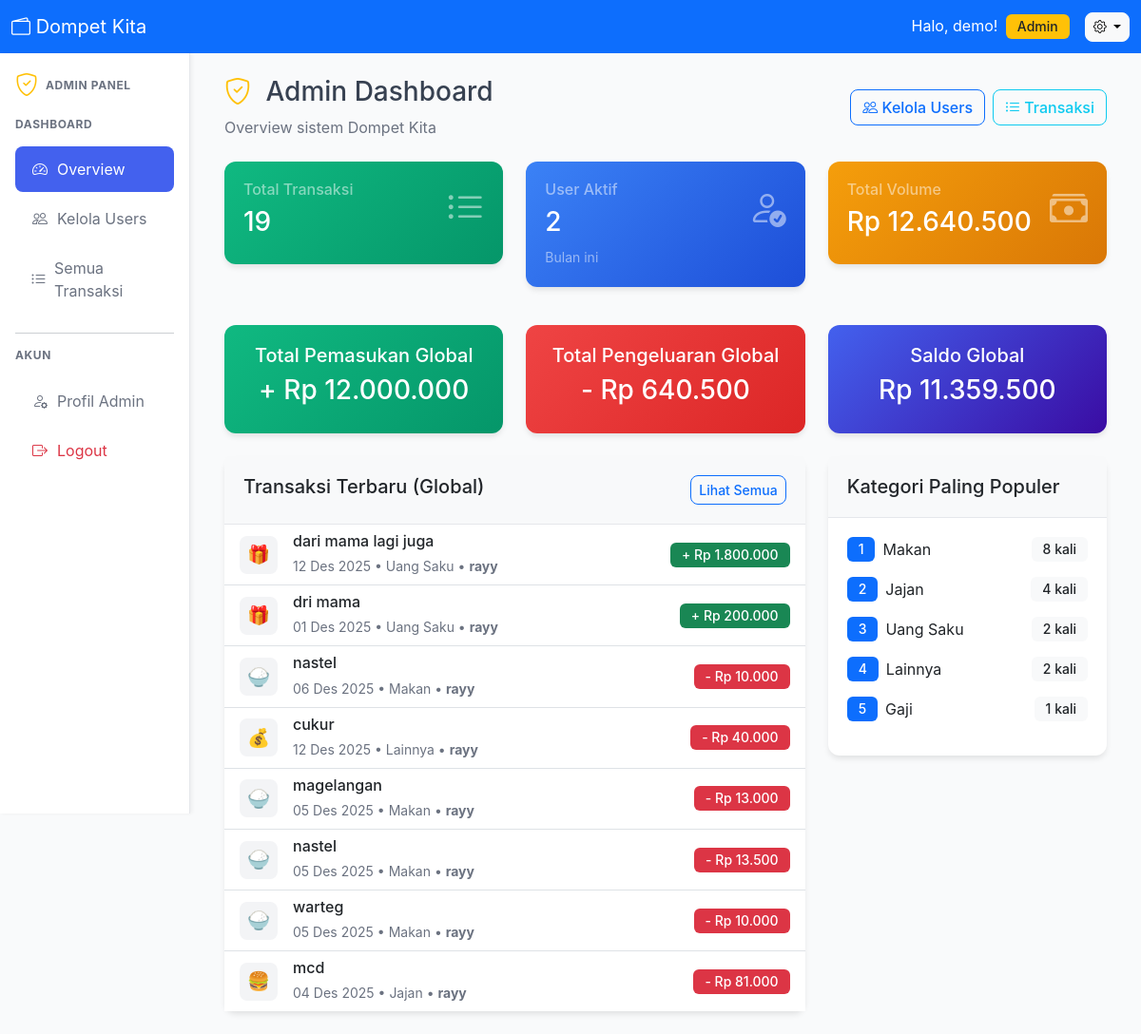
Page /admin/dashboard.php (signed in) on the committed database.
### tables this page shows
CREATE TABLE `transactions` (
  `id` int NOT NULL,
  `user_id` int NOT NULL,
  `category_id` int NOT NULL,
  `type` enum('income','expense') NOT NULL,
  `description` varchar(255) NOT NULL,
  `amount` decimal(15,2) NOT NULL,
  `date` date NOT NULL,
  `notes` text,
  `created_at` timestamp NULL DEFAULT CURRENT_TIMESTAMP,
  `updated_at` timestamp NULL DEFAULT CURRENT_TIMESTAMP ON UPDATE CURRENT_TIMESTAMP
);

CREATE TABLE `categories` (
  `id` int NOT NULL,
  `user_id` int DEFAULT NULL,
  `name` varchar(100) NOT NULL,
  `icon` varchar(10) DEFAULT 0xF09F92B0,
  `color` varchar(7) DEFAULT '#6b7280',
  `type` enum('income','expense') NOT NULL,
  `is_default` tinyint(1) DEFAULT '0',
  `created_at` timestamp NULL DEFAULT CURRENT_TIMESTAMP
);

CREATE TABLE `users` (
  `id` int NOT NULL,
  `username` varchar(50) NOT NULL,
  `name` varchar(100) NOT NULL,
  `email` varchar(100) NOT NULL,
  `password` varchar(255) NOT NULL,
  `role` enum('user','admin') DEFAULT 'user',
  `monthly_budget` decimal(15,2) DEFAULT '1500000.00',
  `created_at` timestamp NULL DEFAULT CURRENT_TIMESTAMP,
  `updated_at` timestamp NULL DEFAULT CURRENT_TIMESTAMP ON UPDATE CURRENT_TIMESTAMP
);

### crud/admin-crud.php (called while the page is built, shortened)
<?php
function getGlobalStats() {
    $db = getDB();
    $stats = [];
    $result = $db->query("SELECT COUNT(*) as count FROM users WHERE role = 'user'");
    $stats['total_users'] = $result->fetch_assoc()['count'];
    $result = $db->query("SELECT COUNT(*) as count FROM transactions");
    $stats['total_transactions'] = $result->fetch_assoc()['count'];
    $result = $db->query("SELECT COALESCE(SUM(amount), 0) as total FROM transactions WHERE type = 'income'");
    $stats['total_income'] = $result->fetch_assoc()['total'];
    $result = $db->query("SELECT COALESCE(SUM(amount), 0) as total FROM transactions WHERE type = 'expense'");
    $stats['total_expense'] = $result->fetch_assoc()['total'];
    $result = $db->query("
        SELECT COUNT(DISTINCT user_id) as count
        FROM transactions
        WHERE MONTH(created_at) = MONTH(CURRENT_DATE())
        AND YEAR(created_at) = YEAR(CURRENT_DATE())
    ");
    $stats['active_users'] = $result->fetch_assoc()['count'];
    $result = $db->query("
        SELECT c.name, COUNT(*) as usage_count
        FROM transactions t
        JOIN categories c ON t.category_id = c.id
        GROUP BY c.id, c.name
        ORDER BY usage_count DESC
        LIMIT 5
    ");
    $stats['popular_categories'] = $result->fetch_all(MYSQLI_ASSOC);
    return $stats;
}
function getRecentTransactionsGlobal($limit = 10) {
    $db = getDB();
    $stmt = $db->prepare("
        SELECT t.*, c.name as category_name, c.icon as category_icon, c.color as category_color,
               u.username
        FROM transactions t
        JOIN categories c ON t.category_id = c.id
        JOIN users u ON t.user_id = u.id
        ORDER BY t.created_at DESC
        LIMIT ?
    ");
    $stmt->bind_param("i", $limit);
    $stmt->execute();
    $result = $stmt->get_result();
    $transactions = [];
    while ($row = $result->fetch_assoc()) {
        $transactions[] = $row;
    }
    return $transactions;
}
?>

### config.php (called while the page is built, shortened)
<?php
function formatRupiah($angka) {
    return 'Rp ' . number_format($angka, 0, ',', '.');
}
function formatTanggal($tanggal) {
    $bulan = [
        '01' => 'Jan', '02' => 'Feb', '03' => 'Mar', '04' => 'Apr',
        '05' => 'Mei', '06' => 'Jun', '07' => 'Jul', '08' => 'Ags',
        '09' => 'Sep', '10' => 'Okt', '11' => 'Nov', '12' => 'Des'
    ];
    $tgl = date('d', strtotime($tanggal));
    $bln = $bulan[date('m', strtotime($tanggal))];
    $thn = date('Y', strtotime($tanggal));
    return "$tgl $bln $thn";
}
?>

### admin/dashboard.php (the view, shortened to what this page needs)
<?php
require_once '../config.php';
require_once '../crud/admin-crud.php';
$stats = getGlobalStats();
$recent_transactions = getRecentTransactionsGlobal(8);
include '../includes/header.php';
include '../includes/admin-sidebar.php';
?>
<div class="d-flex justify-content-between align-items-center mb-4">
    <div>
        <h1 class="h3">
            <i class="bi bi-shield-check text-warning me-2"></i>
            Admin Dashboard
        </h1>
        <p class="text-muted mb-0">Overview sistem Dompet Kita</p>
    </div>
    <div class="d-flex gap-2">
        <a href="users.php" class="btn btn-outline-primary">
            <i class="bi bi-people"></i> Kelola Users
        </a>
        <a href="transactions.php" class="btn btn-outline-info">
            <i class="bi bi-list-ul"></i> Transaksi
        </a>
    </div>
</div>
<div class="row mb-4">
    <div class="col-md-4 mb-3">
        <div class="card stat-card bg-success text-white">
            <div class="card-body">
                <div class="d-flex justify-content-between">
                    <div>
                        <h6 class="text-white-50">Total Transaksi</h6>
                        <h3><?php echo number_format($stats['total_transactions']); ?></h3>
                    </div>
                    <i class="bi bi-list-ul fs-1 opacity-50"></i>
                </div>
            </div>
        </div>
    </div>
    <div class="col-md-4 mb-3">
        <div class="card stat-card bg-info text-white">
            <div class="card-body">
                <div class="d-flex justify-content-between">
                    <div>
                        <h6 class="text-white-50">User Aktif</h6>
                        <h3><?php echo number_format($stats['active_users']); ?></h3>
                        <small class="text-white-50">Bulan ini</small>
                    </div>
                    <i class="bi bi-person-check fs-1 opacity-50"></i>
                </div>
            </div>
        </div>
    </div>
    <div class="col-md-4 mb-3">
        <div class="card stat-card bg-warning text-white">
            <div class="card-body">
                <div class="d-flex justify-content-between">
                    <div>
                        <h6 class="text-white-50">Total Volume</h6>
                        <h3><?php echo formatRupiah($stats['total_income'] + $stats['total_expense']); ?></h3>
                    </div>
                    <i class="bi bi-cash-stack fs-1 opacity-50"></i>
                </div>
            </div>
        </div>
    </div>
</div>
<div class="row mb-4">
    <div class="col-md-4">
        <div class="card stat-card income-card">
            <div class="card-body text-center">
                <h5>Total Pemasukan Global</h5>
                <h3>+ <?php echo formatRupiah($stats['total_income']); ?></h3>
            </div>
        </div>
    </div>
    <div class="col-md-4">
        <div class="card stat-card expense-card">
            <div class="card-body text-center">
                <h5>Total Pengeluaran Global</h5>
                <h3>- <?php echo formatRupiah($stats['total_expense']); ?></h3>
            </div>
        </div>
    </div>
    <div class="col-md-4">
        <div class="card stat-card balance-card">
            <div class="card-body text-center">
                <h5>Saldo Global</h5>
                <h3><?php echo formatRupiah($stats['total_income'] - $stats['total_expense']); ?></h3>
            </div>
        </div>
    </div>
</div>
<div class="row">
    <div class="col-lg-8">
        <div class="card">
            <div class="card-header d-flex justify-content-between">
                <h5 class="mb-0">Transaksi Terbaru (Global)</h5>
                <a href="transactions.php" class="btn btn-sm btn-outline-primary">Lihat Semua</a>
            </div>
            <div class="card-body p-0">
                <?php if (empty($recent_transactions)): ?>
                <div class="text-center p-4">
                    <i class="bi bi-cash-stack fs-1 text-muted"></i>
                    <p class="text-muted mt-2">Belum ada transaksi</p>
                </div>
                <?php else: ?>
                <div class="list-group list-group-flush">
                    <?php foreach ($recent_transactions as $transaction): ?>
                    <div class="list-group-item">
                        <div class="d-flex justify-content-between align-items-center">
                            <div class="d-flex align-items-center">
                                <div class="transaction-icon me-3">
                                    <?php echo $transaction['category_icon']; ?>
                                </div>
                                <div>
                                    <h6 class="mb-1"><?php echo htmlspecialchars($transaction['description']); ?></h6>
                                    <small class="text-muted">
                                        <?php echo formatTanggal($transaction['date']); ?> •
                                        <?php echo htmlspecialchars($transaction['category_name']); ?> •
                                        <strong><?php echo htmlspecialchars($transaction['username']); ?></strong>
                                    </small>
                                </div>
                            </div>
                            <div class="text-end">
                                <span class="badge <?php echo $transaction['type'] === 'income' ? 'bg-success' : 'bg-danger'; ?>">
                                    <?php echo $transaction['type'] === 'income' ? '+' : '-'; ?>
                                    <?php echo formatRupiah($transaction['amount']); ?>
                                </span>
                            </div>
                        </div>
                    </div>
                    <?php endforeach; ?>
                </div>
                <?php endif; ?>
            </div>
        </div>
    </div>
    <div class="col-lg-4">
        <div class="card">
            <div class="card-header">
                <h5 class="mb-0">Kategori Paling Populer</h5>
            </div>
            <div class="card-body">
                <?php if (empty($stats['popular_categories'])): ?>
                <div class="text-center text-muted">
                    <i class="bi bi-pie-chart fs-1"></i>
                    <p class="mt-2">Belum ada data</p>
                </div>
                <?php else: ?>
                <?php foreach ($stats['popular_categories'] as $index => $category): ?>
                <div class="d-flex justify-content-between align-items-center mb-3">
                    <div class="d-flex align-items-center">
                        <span class="badge bg-primary me-2"><?php echo $index + 1; ?></span>
                        <span><?php echo htmlspecialchars($category['name']); ?></span>
                    </div>
                    <span class="badge bg-light text-dark"><?php echo number_format($category['usage_count']); ?> kali</span>
                </div>
                <?php endforeach; ?>
                <?php endif; ?>
            </div>
        </div>
    </div>
</div>
<?php
include '../includes/footer.php';
?>

### rows in the picture
transactions: category.icon "🎁", description "dari mama lagi juga", date "12 Des 2025", category.name "Uang Saku", user.username "rayy", amount "Rp 1.800.000"
transactions: category.icon "🎁", description "dri mama", date "01 Des 2025", category.name "Uang Saku", user.username "rayy", amount "Rp 200.000"
transactions: category.icon "🍚", description "nastel", date "06 Des 2025", category.name "Makan", user.username "rayy", amount "Rp 10.000"
transactions: category.icon "💰", description "cukur", date "12 Des 2025", category.name "Lainnya", user.username "rayy", amount "Rp 40.000"
transactions: category.icon "🍚", description "magelangan", date "05 Des 2025", category.name "Makan", user.username "rayy", amount "Rp 13.000"
transactions: category.icon "🍚", description "nastel", date "05 Des 2025", category.name "Makan", user.username "rayy", amount "Rp 13.500"
transactions: category.icon "🍚", description "warteg", date "05 Des 2025", category.name "Makan", user.username "rayy", amount "Rp 10.000"
transactions: category.icon "🍔", description "mcd", date "04 Des 2025", category.name "Jajan", user.username "rayy", amount "Rp 81.000"

### other values in the picture
$username "demo"
$stats['total_transactions'] "19"
$stats['active_users'] "2"
formatRupiah($stats['total_income'] + $stats['total_expense']) "Rp 12.640.500"
formatRupiah($stats['total_income']) "Rp 12.000.000"
formatRupiah($stats['total_expense']) "Rp 640.500"
formatRupiah($stats['total_income'] - $stats['total_expense']) "Rp 11.359.500"
$category['name'] "Makan"
$category['usage_count'] "8"
$category['name'] "Jajan"
$category['usage_count'] "4"
$category['name'] "Uang Saku"
$category['usage_count'] "2"
$category['name'] "Lainnya"
$category['name'] "Gaji"
